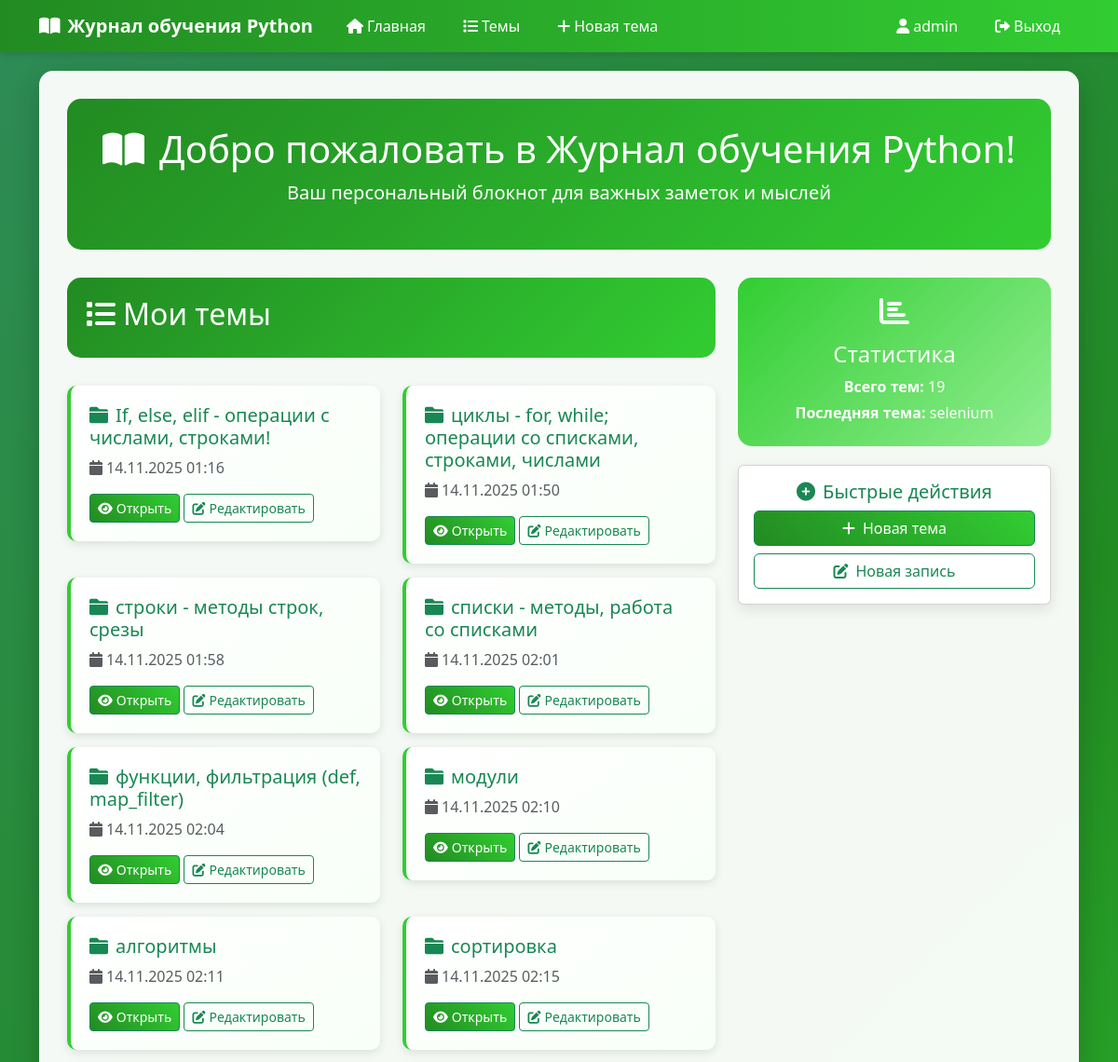
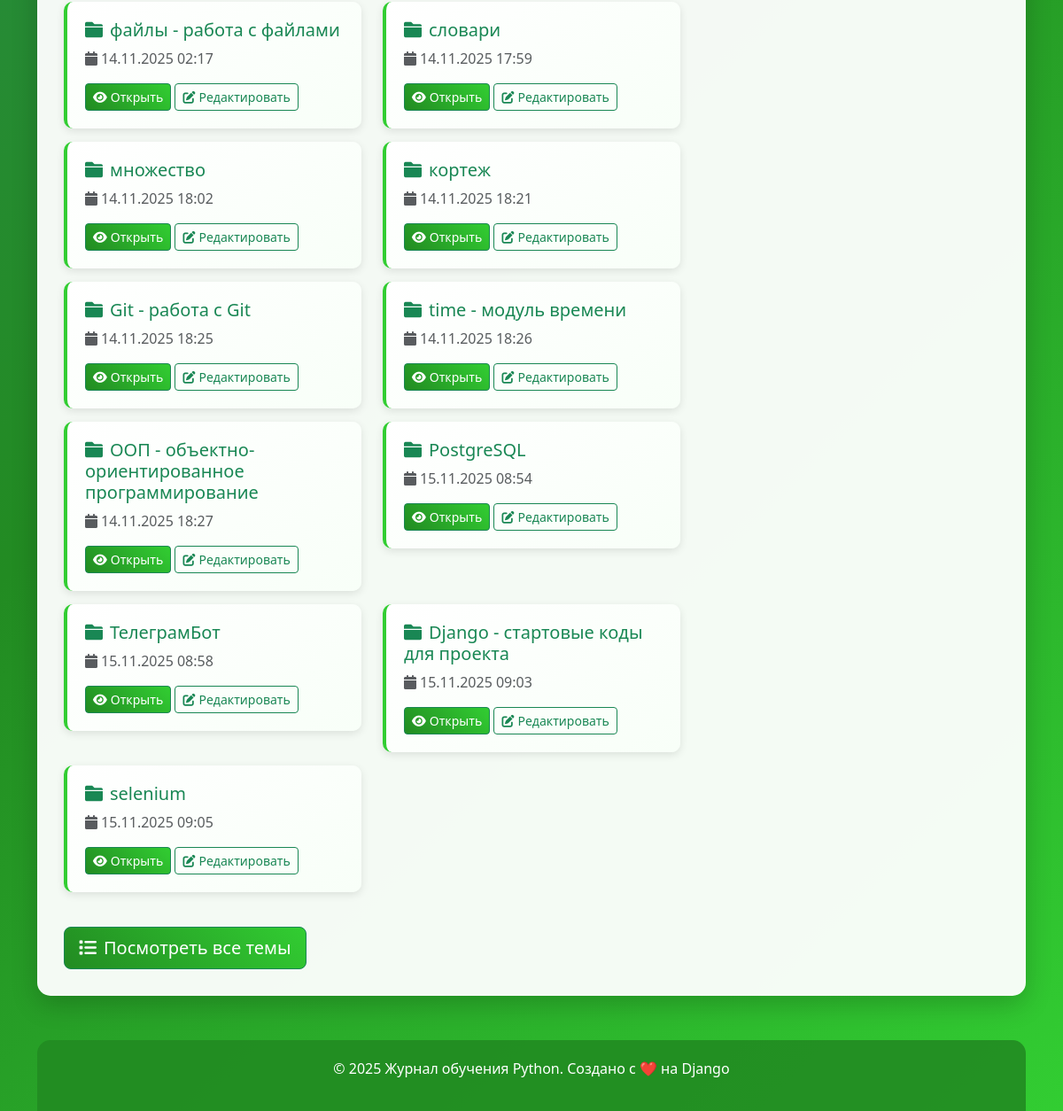
Page / (signed in) on the earlier database version (2 pictures, top to bottom).
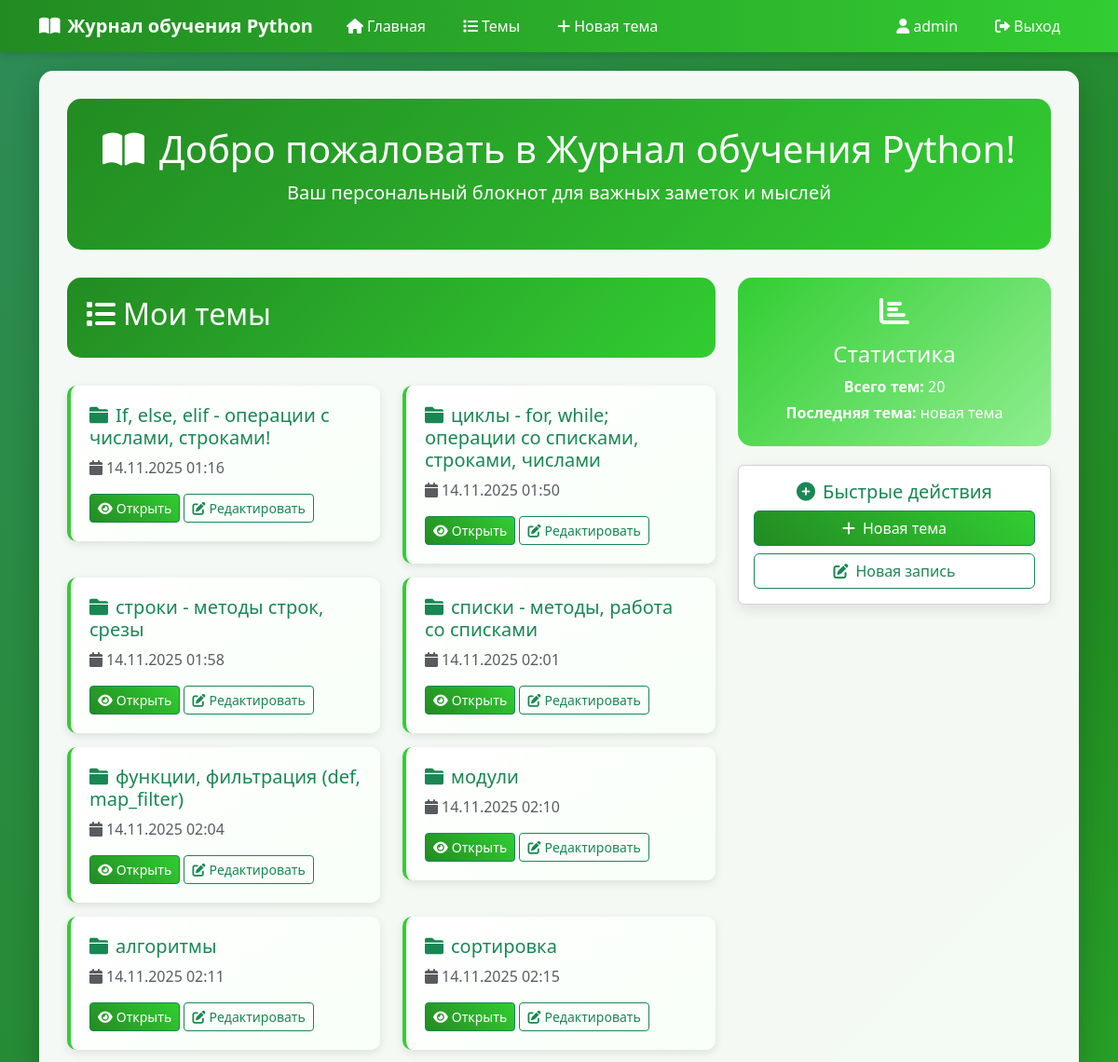
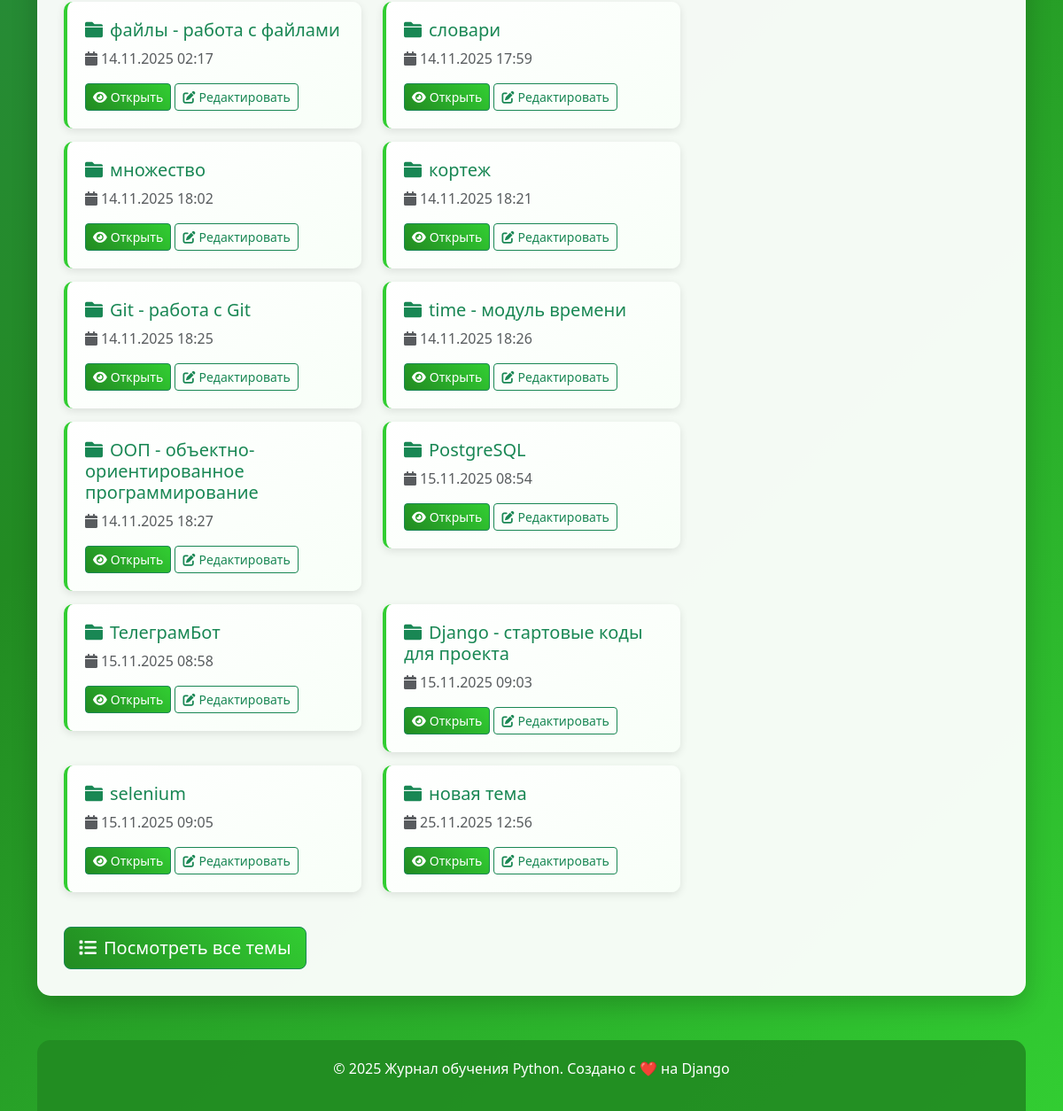
Same page on the later database version (2 pictures, top to bottom).
### journal/models.py (models this page shows, shortened)
class Topic(models.Model):
    text = models.CharField(max_length=200)
    date_added = models.DateTimeField(auto_now_add=True)
    owner = models.ForeignKey(User, on_delete=models.CASCADE)

### journal/views.py (the view)
# urls.py: path('', views.index, name='index'),
def index(request):
    topics = Topic.objects.filter(owner=request.user).order_by('date_added') if request.user.is_authenticated else Topic.objects.none()
    return render(request, 'journal/index.html', {'topics': topics})

### templates/journal/index.html (shortened to what this page needs)
{% extends "base.html" %}
{% block content %}
<div class="welcome-section">
    <h1><i class="fas fa-book-open me-3"></i>Добро пожаловать в Журнал обучения Python!</h1>
    <p class="lead">Ваш персональный блокнот для важных заметок и мыслей</p>
</div>
{% if user.is_authenticated %}
<div class="row">
    <div class="col-md-8">
        <div class="page-header">
            <h2><i class="fas fa-list me-2"></i>Мои темы</h2>
        </div>
        {% if topics %}
        <div class="row">
            {% for topic in topics %}
            <div class="col-md-6">
                <div class="topic-item">
                    <h5 class="text-success">
                        <i class="fas fa-folder me-2"></i>{{ topic.text }}
                    </h5>
                    <p class="text-muted">
                        <i class="fas fa-calendar me-1"></i>{{ topic.date_added|date:"d.m.Y H:i" }}
                    </p>
                    <a href="{% url 'journal:topic' topic.id %}" class="btn btn-success btn-sm">
                        <i class="fas fa-eye me-1"></i>Открыть
                    </a>
                    <a href="{% url 'journal:edit_topic' topic.id %}" class="btn btn-outline-success btn-sm">
                        <i class="fas fa-edit me-1"></i>Редактировать
                    </a>
                </div>
            </div>
            {% endfor %}
        </div>
        <div class="mt-4">
            <a href="{% url 'journal:topics' %}" class="btn btn-success btn-lg">
                <i class="fas fa-list me-2"></i>Посмотреть все темы
            </a>
        </div>
        {% endif %}
    </div>
    <div class="col-md-4">
        <div class="stats-card">
            <i class="fas fa-chart-bar mb-3" style="font-size: 2rem;"></i>
            <h4>Статистика</h4>
            <p class="mb-1"><strong>Всего тем:</strong> {{ topics.count }}</p>
            {% if topics %}
            <p class="mb-1"><strong>Последняя тема:</strong> {{ topics.last.text|truncatechars:20 }}</p>
            {% endif %}
        </div>
        <div class="card mt-3">
            <div class="card-body text-center">
                <h5 class="card-title text-success">
                    <i class="fas fa-plus-circle me-2"></i>Быстрые действия
                </h5>
                <div class="d-grid gap-2">
                    <a href="{% url 'journal:new_topic' %}" class="btn btn-success">
                        <i class="fas fa-plus me-2"></i>Новая тема
                    </a>
                    {% if topics %}
                    <a href="{% url 'journal:new_entry' topics.0.id %}" class="btn btn-outline-success">
                        <i class="fas fa-edit me-2"></i>Новая запись
                    </a>
                    {% endif %}
                </div>
            </div>
        </div>
    </div>
</div>
{% endif %}
{% endblock %}

Differences in the rows shown:
added Topic: text "новая тема", date_added "25.11.2025 12:56", last.text "новая тема"
Other differences:
{{ topics.count }}: "19" → "20"
{{ topics.last.text|truncatechars:20 }}: "selenium" → "новая тема"
